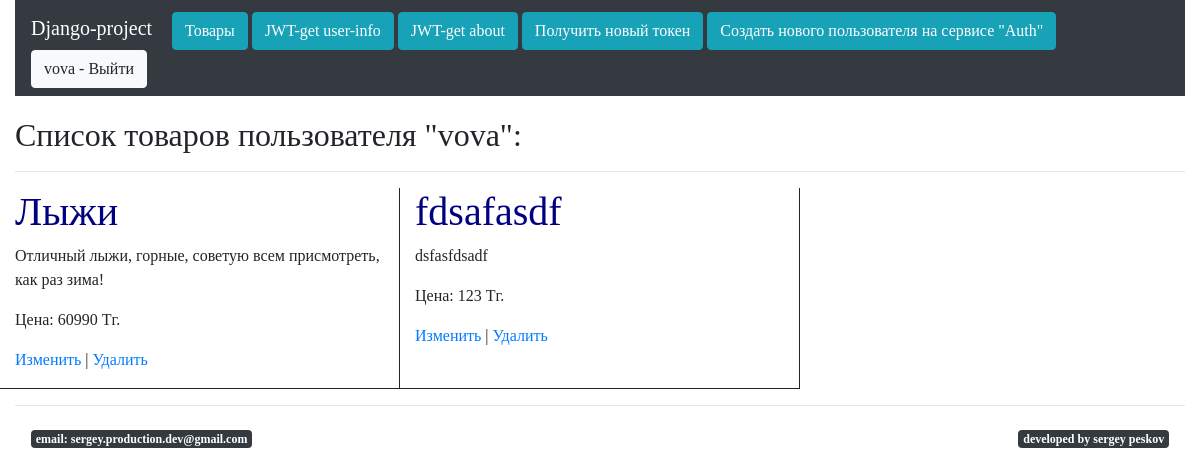
Screenshot of /product/ofUser/1/ with the database file from the repository.
### firstapp/models.py (models this page shows)
class Product(models.Model):
    user = models.ForeignKey(
            settings.AUTH_USER_MODEL,
            on_delete=models.CASCADE)
    name = models.CharField(max_length=20)
    description = models.CharField(max_length=300)
    price = models.IntegerField()

### firstapp/views.py (the view)
# urls.py: path('ofUser/<int:userId>/', views.ofUser),
def ofUser(request, userId):
    user = User.objects.get(id=userId)
    products = user.product_set.all()
    return render(
            request,
            "firstapp/ofUser.html",
            {"products": products, "user": user})

### templates/firstapp/ofUser.html (shortened to what this page needs)
{% extends "layouts/base.html" %}
{% block content %}
<h2>Список товаров пользователя "{{user.username}}":</h2>
{% if products.count > 0 %}
<hr />
    <div class="row">
        {% for product in products %}
        <div class="col-4 product">
            <h1>{{ product.name }}</h1>
            <p>{{ product.description }}</p>
            <p>Цена: {{ product.price }} Тг.</p>
            <p><a href="/product/update/{{ product.id }}">Изменить</a> | <a href="/product/delete/{{ product.id }}">Удалить</a></p>
        </div>
        {% endfor %}
    </div>
{% endif %}
{% endblock content %}

### templates/layouts/base.html (shortened to what this page needs)
<!DOCTYPE html>
{% load static %}
<head>
	<link rel="stylesheet" href="https://cdn.jsdelivr.net/npm/bootstrap@4.5.3/dist/css/bootstrap.min.css">
	<link rel="stylesheet" href="{% static "css/style.css" %}">
</head>
<body>
	<div class="container-fluid">
		<div class="navbar bg-dark navbar-dark" style="margin-bottom:20px;">
			<div>
                <a class="navbar-brand" href="/">Django-project</a>
                <a class="btn btn-info" href="/product/">Товары</a>
                <a class="btn btn-info" href="/jwt/">JWT-get user-info</a>
                <a class="btn btn-info" href="/jwt/about">JWT-get about<a>
                <a class="btn btn-info" href="/jwt/getTokens">Получить новый токен</a>
                <a class="btn btn-info" href="/jwt/register">Создать нового пользователя на сервисе "Auth"</a>
            </div>
            <div>
                {% if user.is_authenticated %}
                    <a class="btn btn-light" href="/user/logout/">{{ user.username }} - Выйти</a>
                {% else %}
                    <a class="btn btn-light" href="/user/login/">Войти</a>
                    <a class="btn btn-light" href="/user/register/">Регистрация</a>
                {% endif %}
            </div>
		</div>
		<div class="row">
            <div class="col-12">
                {% block content%}{% endblock content %}
            </div>
        </div>
        <hr>
        <nav class="navbar navbar-light" >
            <h1 class="badge bot badge-dark">email: sergey.production.dev@gmail.com</h1>
            <h1 class="badge bot badge-dark">devеloped by sergey peskov</h1>
        </nav>
	</div>
</body>
</html>

### static/css/style.css (style rules this page uses)
body { font-family: Verdana; }
h1 { color: navy; }
.product { border-right: 1px solid; border-bottom: 1px solid; }

### rows the page displays
Product: name "Лыжи", description "Отличный лыжи, горные, советую всем присмотреть, как раз зима!", price "60990"
Product: name "fdsafasdf", description "dsfasfdsadf", price "123"

### other values shown
{{ user.username }} "vova"
